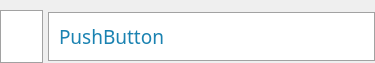
<?xml version="1.0" encoding="UTF-8"?>
<ui version="4.0">
 <class>Form</class>
 <widget class="QWidget" name="Form">
  <property name="geometry">
   <rect>
    <x>0</x>
    <y>0</y>
    <width>375</width>
    <height>63</height>
   </rect>
  </property>
  <property name="sizePolicy">
   <sizepolicy hsizetype="Expanding" vsizetype="Fixed">
    <horstretch>0</horstretch>
    <verstretch>0</verstretch>
   </sizepolicy>
  </property>
  <property name="focusPolicy">
   <enum>Qt::StrongFocus</enum>
  </property>
  <property name="contextMenuPolicy">
   <enum>Qt::DefaultContextMenu</enum>
  </property>
  <property name="windowTitle">
   <string>Form</string>
  </property>
  <property name="styleSheet">
   <string notr="true">margin-top: 10px;</string>
  </property>
  <layout class="QHBoxLayout" name="horizontalLayout">
   <property name="spacing">
    <number>0</number>
   </property>
   <property name="leftMargin">
    <number>0</number>
   </property>
   <property name="topMargin">
    <number>0</number>
   </property>
   <property name="rightMargin">
    <number>0</number>
   </property>
   <property name="bottomMargin">
    <number>0</number>
   </property>
   <item>
    <widget class="QLabel" name="UI_Label">
     <property name="sizePolicy">
      <sizepolicy hsizetype="Fixed" vsizetype="Minimum">
       <horstretch>0</horstretch>
       <verstretch>0</verstretch>
      </sizepolicy>
     </property>
     <property name="toolTip">
      <string>Ordnerinhalt verstecken</string>
     </property>
     <property name="styleSheet">
      <string notr="true">
QLabel::hover {
background: #7badc1;
} 
QLabel { border: 1px solid#A2a2a2; background: #FFFFFF; color: #1a82b1;font-size:14pt; font-family: voestalpine;padding: 0px 15px; margin-right:5px; }</string>
     </property>
     <property name="text">
      <string/>
     </property>
     <property name="pixmap">
      <pixmap>../Images/Minus.png</pixmap>
     </property>
     <property name="scaledContents">
      <bool>false</bool>
     </property>
    </widget>
   </item>
   <item>
    <widget class="QPushButton" name="UI_Button">
     <property name="layoutDirection">
      <enum>Qt::RightToLeft</enum>
     </property>
     <property name="styleSheet">
      <string notr="true">QPushButton::hover {
background: #7badc1
} 
QPushButton { border: 1px solid#A2a2a2; background: #FFFFFF; color: #1a82b1;font-size:14pt; font-family: voestalpine; padding:10px 10px; text-align:left;}</string>
     </property>
     <property name="text">
      <string>PushButton</string>
     </property>
     <property name="icon">
      <iconset>
       <normaloff>../Images/Folder.png</normaloff>../Images/Folder.png</iconset>
     </property>
     <property name="iconSize">
      <size>
       <width>24</width>
       <height>24</height>
      </size>
     </property>
    </widget>
   </item>
  </layout>
 </widget>
 <resources/>
 <connections/>
</ui>
